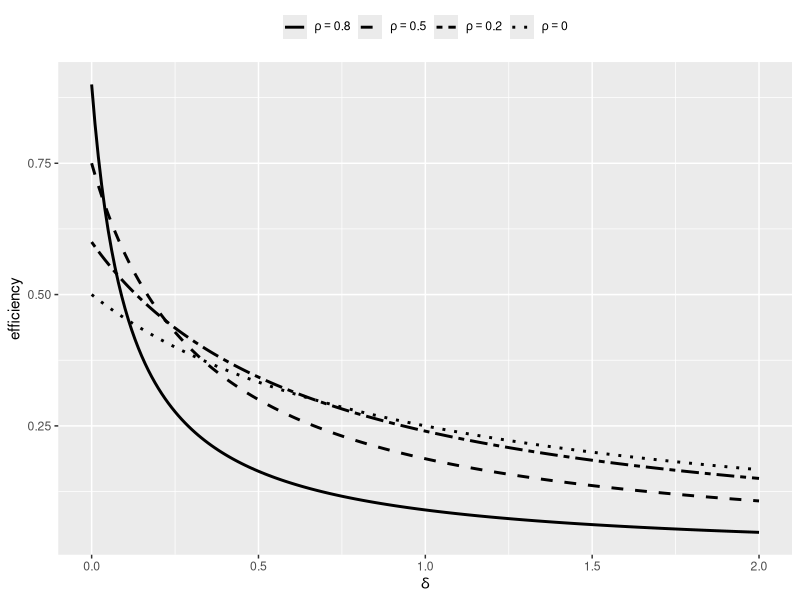
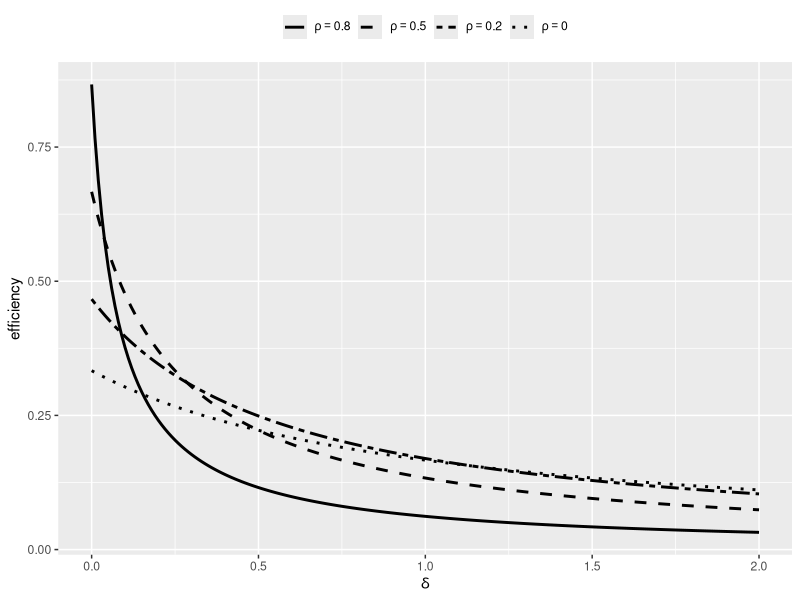
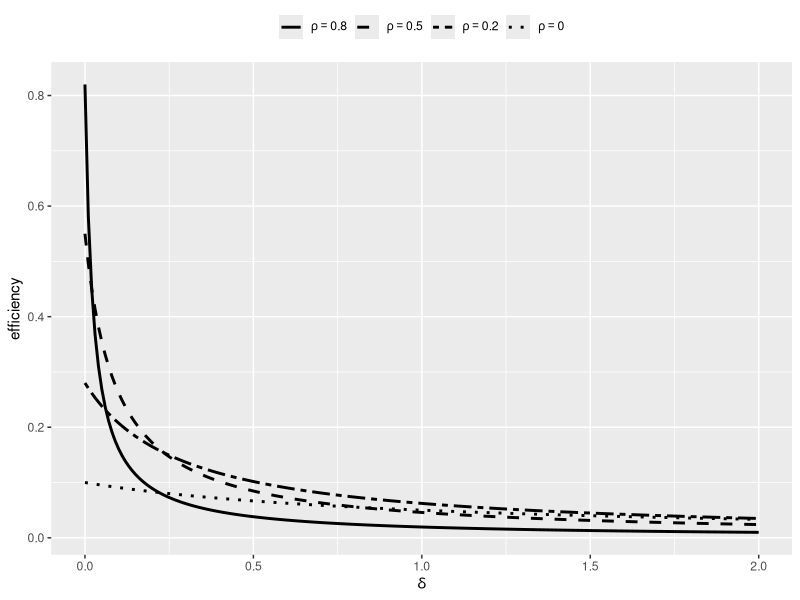

Recreate these plots in R, in order.
e <- function(delta, rho, n){
  a <- (1 + (n - 1) * rho) * (1 - rho)
  
  b <- n * (1 + delta) * (1 - rho + n * rho * delta / (1 + delta))
  
  return(a / b)
}

library(tidyverse)

delta <- seq(0, 2, 0.01)

# n = 2

df1 <- data.frame(delta,
                  efficiency1 = e(delta = delta, rho = 0.8, n = 2),
                  efficiency2 = e(delta = delta, rho = 0.5, n = 2),
                  efficiency3 = e(delta = delta, rho = 0.2, n = 2),
                  efficiency4 = e(delta = delta, rho = 0.0, n = 2))

df1_melted <- df1 %>%
  pivot_longer(cols = starts_with("efficiency"),
               names_to = "efficiency_type",
               values_to = "efficiency")

df1_melted %>%
  ggplot(aes(x = delta, y = efficiency, linetype = efficiency_type)) +
  geom_line(linewidth = 1) +
  scale_linetype_manual(
    values = c(
      "efficiency1" = "solid",
      "efficiency2" = "dashed",
      "efficiency3" = "twodash",
      "efficiency4" = "dotted"),
    labels = expression(
      rho == 0.8,
      rho == 0.5,
      rho == 0.2,
      rho == 0.0)) +
  labs(x = expression(delta)) +
  theme(legend.position = "top",
        legend.title = element_blank())




# n = 3
df2 <- data.frame(delta,
                  efficiency1 = e(delta = delta, rho = 0.8, n = 3),
                  efficiency2 = e(delta = delta, rho = 0.5, n = 3),
                  efficiency3 = e(delta = delta, rho = 0.2, n = 3),
                  efficiency4 = e(delta = delta, rho = 0.0, n = 3))

df2_melted <- df2 %>%
  pivot_longer(cols = starts_with("efficiency"),
               names_to = "efficiency_type",
               values_to = "efficiency")

df2_melted %>%
  ggplot(aes(x = delta, y = efficiency, linetype = efficiency_type)) +
  geom_line(linewidth = 1) +
  scale_linetype_manual(
    values = c(
      "efficiency1" = "solid",
      "efficiency2" = "dashed",
      "efficiency3" = "twodash",
      "efficiency4" = "dotted"),
    labels = expression(
      rho == 0.8,
      rho == 0.5,
      rho == 0.2,
      rho == 0.0)) +
  labs(x = expression(delta)) +
  theme(legend.position = "top",
        legend.title = element_blank())






# n = 10
df3 <- data.frame(delta,
                  efficiency1 = e(delta = delta, rho = 0.8, n = 10),
                  efficiency2 = e(delta = delta, rho = 0.5, n = 10),
                  efficiency3 = e(delta = delta, rho = 0.2, n = 10),
                  efficiency4 = e(delta = delta, rho = 0.0, n = 10))

df3_melted <- df3 %>%
  pivot_longer(cols = starts_with("efficiency"),
               names_to = "efficiency_type",
               values_to = "efficiency")

df3_melted %>%
  ggplot(aes(x = delta, y = efficiency, linetype = efficiency_type)) +
  geom_line(linewidth = 1) +
  scale_linetype_manual(
    values = c(
      "efficiency1" = "solid",
      "efficiency2" = "dashed",
      "efficiency3" = "twodash",
      "efficiency4" = "dotted"),
    labels = expression(
      rho == 0.8,
      rho == 0.5,
      rho == 0.2,
      rho == 0.0)) +
  labs(x = expression(delta)) +
  theme(legend.position = "top",
        legend.title = element_blank())
